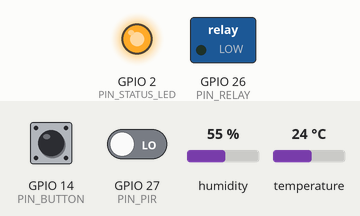
Simulated run of this sketch. Board: ESP32. On the bench: switched loads named in the sketch (green lamp = pin HIGH), output pins drawn as LEDs (lit = HIGH). Inputs (shaded band) come from the test bench; at power-on: GPIO 14 (PIN_BUTTON) HIGH, GPIO 27 (PIN_PIR) LOW, humidity 55 %, temperature 24 °C. WiFi joins after 1.5 s; servers stay silent unless stated; no MQTT or app messages arrive unless stated; what the sketch prints to the serial monitor is not drawn.

Above: at 3.2 s.
3.3 s: GPIO 14 (PIN_BUTTON) pulled LOW for 0.15 s
At 4.3 s:
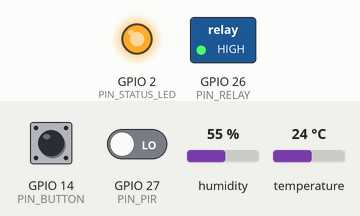
7.9 s: GPIO 14 (PIN_BUTTON) pulled LOW for 1 s
At 9.1 s:
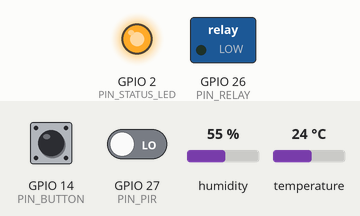
10.4 s: GPIO 14 (PIN_BUTTON) pulled LOW for 3.2 s
At 10.8 s:
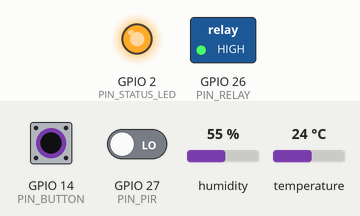
Timing chart, 0 to 13.4 s (numbered marks = the images above; inputs shaded):
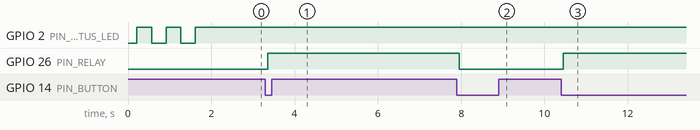

The sketch:

mqtt_home_automation.ino
```cpp
/**
 * ============================================================================
 * Proyek 04 : MQTT Home Automation Hub
 * Repo      : IoT_lab
 * Board     : ESP32 & ESP8266 (Otomatis mendeteksi arsitektur board)
 * Framework : Arduino IDE
 * ============================================================================
 * Fitur Utama:
 * 1. Arsitektur Publish-Subscribe menggunakan protokol MQTT (PubSubClient).
 * 2. Non-blocking Auto-Reconnect untuk Wi-Fi dan MQTT Broker.
 * 3. Last Will and Testament (LWT) pada topik `home/node01/status`
 *    ("online" / "offline" dengan flag Retained = true).
 * 4. Publikasi telemetri berkala (Suhu & Kelembapan DHT22, Sensor Gerak PIR,
 *    Status Relay, RSSI Wi-Fi, Uptime) dalam format JSON ke `home/node01/telemetry`.
 * 5. Deteksi gerakan instan (Event-Driven PIR) dan kontrol Relay jarak jauh
 *    melalui topik `home/node01/relay/set` (mendukung payload "ON", "OFF",
 *    "TOGGLE", maupun objek JSON `{"state":"ON"}`).
 * 6. Dilengkapi tombol fisik lokal (Manual Override) yang otomatis
 *    menyinkronkan perubahan state ke topik `home/node01/relay/state`.
 *
 * Library yang dibutuhkan di Arduino IDE:
 * - PubSubClient (oleh Nick O'Leary)
 * - DHT sensor library (oleh Adafruit) + Adafruit Unified Sensor
 * ============================================================================
 */

#include <Arduino.h>

#if defined(ESP32)
  #include <WiFi.h>
  #define BOARD_NAME "ESP32"
#elif defined(ESP8266)
  #include <ESP8266WiFi.h>
  #define BOARD_NAME "ESP8266"
#else
  #error "Board tidak didukung! Pilih board ESP32 atau ESP8266 di Arduino IDE."
#endif

#include <PubSubClient.h>
#include <DHT.h>

// Gunakan secrets.h jika tersedia, atau fallback ke konfigurasi simulasi Wokwi
#if __has_include("secrets.h")
  #include "secrets.h"
#else
  #define WIFI_SSID     "Wokwi-GUEST"
  #define WIFI_PASSWORD ""
  #define MQTT_BROKER   "broker.emqx.io"
  #define MQTT_PORT     1883
  #define MQTT_USER     ""
  #define MQTT_PASSWORD ""
  #define NODE_ID       "node01"
#endif

// ============================================================================
// Konfigurasi Pin Hardware (Otomatis menyesuaikan ESP32 vs ESP8266)
// ============================================================================
#if defined(ESP32)
  const int PIN_DHT        = 4;   // GPIO4  - Data Sensor DHT22
  const int PIN_PIR        = 27;  // GPIO27 - Output Sensor Gerak PIR HC-SR501
  const int PIN_RELAY      = 26;  // GPIO26 - Kontrol Modul Relay
  const int PIN_BUTTON     = 14;  // GPIO14 - Push Button Fisik (INPUT_PULLUP)
  const int PIN_STATUS_LED = 2;   // GPIO2  - Indikator LED Onboard ESP32
#elif defined(ESP8266)
  const int PIN_DHT        = 2;   // D4 (GPIO2)  - Data Sensor DHT22
  const int PIN_PIR        = 12;  // D6 (GPIO12) - Output Sensor Gerak PIR
  const int PIN_RELAY      = 5;   // D1 (GPIO5)  - Kontrol Modul Relay
  const int PIN_BUTTON     = 14;  // D5 (GPIO14) - Push Button Fisik (INPUT_PULLUP)
  const int PIN_STATUS_LED = LED_BUILTIN;
#endif

#define DHT_TYPE DHT22

// Ubah ke `true` jika modul relay fisik bersifat Active-LOW.
// Untuk simulasi Wokwi atau modul relay Active-HIGH, gunakan `false`.
const bool RELAY_ACTIVE_LOW = false;

// ============================================================================
// Topik MQTT (Mengikuti konvensi hierarki `home/<node_id>/...`)
// ============================================================================
const char* TOPIC_STATUS      = "home/" NODE_ID "/status";      // LWT: "online" / "offline"
const char* TOPIC_TELEMETRY   = "home/" NODE_ID "/telemetry";   // JSON Telemetri Berkala
const char* TOPIC_RELAY_SET   = "home/" NODE_ID "/relay/set";   // Subscribe Perintah Relay
const char* TOPIC_RELAY_STATE = "home/" NODE_ID "/relay/state"; // Publish State Relay ("ON"/"OFF")
const char* TOPIC_MOTION      = "home/" NODE_ID "/motion";      // Publish Event PIR ("DETECTED"/"CLEAR")

// ============================================================================
// Objek Global & Variabel State
// ============================================================================
WiFiClient espClient;
PubSubClient mqttClient(espClient);
DHT dht(PIN_DHT, DHT_TYPE);

bool relayState = false;
bool motionDetected = false;
bool lastMotionState = false;
float lastTempC = NAN;
float lastHumidity = NAN;

// Variabel Non-Blocking Timers
unsigned long lastTelemetryMs     = 0;
unsigned long lastMqttRetryMs     = 0;
unsigned long lastWifiCheckMs     = 0;
unsigned long lastDebounceMs      = 0;

const unsigned long TELEMETRY_INTERVAL_MS  = 5000; // Kirim telemetri setiap 5 detik
const unsigned long MQTT_RETRY_INTERVAL_MS = 5000; // Coba reconnect MQTT setiap 5 detik
const unsigned long WIFI_CHECK_INTERVAL_MS = 5000; // Cek status Wi-Fi setiap 5 detik
const unsigned long DEBOUNCE_DELAY_MS      = 50;

bool lastBtnReading = HIGH;
String mqttClientId;

// ============================================================================
// Deklarasi Fungsi
// ============================================================================
void applyRelayOutput(bool state);
void setRelayState(bool newState, const char* triggerSource);
void publishRelayState();
void publishTelemetry();
void mqttCallback(char* topic, byte* payload, unsigned int length);

// ============================================================================
// Kontrol Hardware Relay & Publikasi State
// ============================================================================
void applyRelayOutput(bool state) {
  if (RELAY_ACTIVE_LOW) {
    digitalWrite(PIN_RELAY, state ? LOW : HIGH);
  } else {
    digitalWrite(PIN_RELAY, state ? HIGH : LOW);
  }
}

void publishRelayState() {
  if (mqttClient.connected()) {
    const char* payload = relayState ? "ON" : "OFF";
    // Publikasikan dengan flag retained = true agar dashboard yang baru buka tahu status terakhir
    mqttClient.publish(TOPIC_RELAY_STATE, payload, true);
  }
}

void setRelayState(bool newState, const char* triggerSource) {
  relayState = newState;
  applyRelayOutput(relayState);
  Serial.printf("[RELAY] State -> %s (Sumber: %s)\n",
                relayState ? "ON" : "OFF", triggerSource);
  publishRelayState();
}

// ============================================================================
// Callback Pesan Masuk MQTT (Subscribe Handler)
// ============================================================================
void mqttCallback(char* topic, byte* payload, unsigned int length) {
  String message = "";
  message.reserve(length + 1);
  for (unsigned int i = 0; i < length; i++) {
    message += (char)payload[i];
  }
  message.trim();

  Serial.printf("[MQTT RX] Topik: %s | Payload: %s\n", topic, message.c_str());

  if (String(topic) == TOPIC_RELAY_SET) {
    String upperMsg = message;
    upperMsg.toUpperCase();

    // Mendukung perintah plain string ("ON", "OFF", "TOGGLE", "1", "0")
    // maupun payload JSON (contoh: {"state":"ON"} atau {"relay":true})
    if (upperMsg == "ON" || upperMsg == "1" || upperMsg == "TRUE" ||
        upperMsg.indexOf("\"STATE\":\"ON\"") >= 0 ||
        upperMsg.indexOf("\"STATE\": \"ON\"") >= 0 ||
        upperMsg.indexOf("\"RELAY\":TRUE") >= 0 ||
        upperMsg.indexOf("\"RELAY\": TRUE") >= 0) {
      setRelayState(true, "MQTT");
    } else if (upperMsg == "OFF" || upperMsg == "0" || upperMsg == "FALSE" ||
               upperMsg.indexOf("\"STATE\":\"OFF\"") >= 0 ||
               upperMsg.indexOf("\"STATE\": \"OFF\"") >= 0 ||
               upperMsg.indexOf("\"RELAY\":FALSE") >= 0 ||
               upperMsg.indexOf("\"RELAY\": FALSE") >= 0) {
      setRelayState(false, "MQTT");
    } else if (upperMsg == "TOGGLE" ||
               upperMsg.indexOf("\"STATE\":\"TOGGLE\"") >= 0 ||
               upperMsg.indexOf("\"STATE\": \"TOGGLE\"") >= 0) {
      setRelayState(!relayState, "MQTT-TOGGLE");
    } else {
      Serial.println("[MQTT RX] Perintah tidak dikenali. Gunakan ON, OFF, TOGGLE, atau JSON {\"state\":\"ON\"}.");
    }
  }
}

// ============================================================================
// Pembacaan Sensor & Publikasi Telemetri JSON
// ============================================================================
void readSensors() {
  float t = dht.readTemperature();
  float h = dht.readHumidity();

  if (!isnan(t) && !isnan(h)) {
    lastTempC = t;
    lastHumidity = h;
  } else {
    Serial.println("[SENSOR] Peringatan: Gagal membaca sensor DHT22!");
  }
}

void publishTelemetry() {
  readSensors();

  char jsonBuffer[320];
  char tempStr[12];
  char humStr[12];

  if (isnan(lastTempC)) {
    snprintf(tempStr, sizeof(tempStr), "null");
  } else {
    snprintf(tempStr, sizeof(tempStr), "%.1f", lastTempC);
  }

  if (isnan(lastHumidity)) {
    snprintf(humStr, sizeof(humStr), "null");
  } else {
    snprintf(humStr, sizeof(humStr), "%.1f", lastHumidity);
  }

  snprintf(
    jsonBuffer,
    sizeof(jsonBuffer),
    "{\"node\":\"%s\",\"board\":\"%s\",\"temperature\":%s,\"humidity\":%s,"
    "\"motion\":%s,\"relay\":\"%s\",\"rssi\":%d,\"uptime\":%lu,\"heap\":%u}",
    NODE_ID,
    BOARD_NAME,
    tempStr,
    humStr,
    motionDetected ? "true" : "false",
    relayState ? "ON" : "OFF",
    WiFi.RSSI(),
    millis() / 1000UL,
    ESP.getFreeHeap()
  );

  if (mqttClient.connected()) {
    bool ok = mqttClient.publish(TOPIC_TELEMETRY, jsonBuffer, false);
    Serial.printf("[MQTT TX] %s -> %s (%s)\n",
                  TOPIC_TELEMETRY, jsonBuffer, ok ? "OK" : "FAILED");
  } else {
    Serial.printf("[LOCAL] Telemetri (MQTT Offline): %s\n", jsonBuffer);
  }
}

// ============================================================================
// Pemantauan Sensor Gerak PIR & Tombol Fisik
// ============================================================================
void checkMotionSensor() {
  motionDetected = (digitalRead(PIN_PIR) == HIGH);
  if (motionDetected != lastMotionState) {
    lastMotionState = motionDetected;
    const char* motionPayload = motionDetected ? "DETECTED" : "CLEAR";
    Serial.printf("[PIR] Status Gerakan berubah -> %s\n", motionPayload);

    if (mqttClient.connected()) {
      mqttClient.publish(TOPIC_MOTION, motionPayload, true);
    }
    // Segera kirim update telemetri saat status gerakan berubah
    publishTelemetry();
  }
}

void checkPhysicalButton() {
  int reading = digitalRead(PIN_BUTTON);
  if (reading != lastBtnReading) {
    lastDebounceMs = millis();
  }
  if ((millis() - lastDebounceMs) > DEBOUNCE_DELAY_MS) {
    static bool stableBtn = HIGH;
    if (reading != stableBtn) {
      stableBtn = reading;
      if (stableBtn == LOW) {
        setRelayState(!relayState, "Tombol Fisik");
        publishTelemetry();
      }
    }
  }
  lastBtnReading = reading;
}

// ============================================================================
// Manajemen Koneksi Wi-Fi & MQTT (Non-Blocking Reconnect)
// ============================================================================
void ensureWifiConnected() {
  if (WiFi.status() == WL_CONNECTED) {
    return;
  }

  unsigned long now = millis();
  if (now - lastWifiCheckMs >= WIFI_CHECK_INTERVAL_MS) {
    lastWifiCheckMs = now;
    Serial.printf("[WIFI] Koneksi terputus! Mencoba menghubungkan ulang ke %s...\n", WIFI_SSID);
    WiFi.disconnect();
    WiFi.begin(WIFI_SSID, WIFI_PASSWORD);
  }
}

void ensureMqttConnected() {
  if (WiFi.status() != WL_CONNECTED || mqttClient.connected()) {
    return;
  }

  unsigned long now = millis();
  if (now - lastMqttRetryMs < MQTT_RETRY_INTERVAL_MS) {
    return;
  }
  lastMqttRetryMs = now;

  Serial.printf("[MQTT] Menghubungkan ke broker %s:%d sebagai %s...\n",
                MQTT_BROKER, MQTT_PORT, mqttClientId.c_str());

  // Koneksi dengan Last Will and Testament (LWT):
  // Jika perangkat kehilangan daya atau koneksi terputus tiba-tiba,
  // broker otomatis mempublikasikan "offline" (retained) ke TOPIC_STATUS.
  bool connected = false;
  if (strlen(MQTT_USER) > 0) {
    connected = mqttClient.connect(
      mqttClientId.c_str(),
      MQTT_USER,
      MQTT_PASSWORD,
      TOPIC_STATUS,
      1,            // QoS 1 untuk LWT
      true,         // Retained = true
      "offline"     // Payload LWT
    );
  } else {
    connected = mqttClient.connect(
      mqttClientId.c_str(),
      TOPIC_STATUS,
      1,            // QoS 1 untuk LWT
      true,         // Retained = true
      "offline"     // Payload LWT
    );
  }

  if (connected) {
    digitalWrite(PIN_STATUS_LED, HIGH);
    Serial.println("[MQTT] Berhasil terhubung ke Broker!");

    // 1. Publikasikan status "online" (retained) untuk menimpa pesan LWT
    mqttClient.publish(TOPIC_STATUS, "online", true);

    // 2. Subscribe ke topik perintah kontrol relay
    mqttClient.subscribe(TOPIC_RELAY_SET);
    Serial.printf("[MQTT] Subscribed ke topik: %s\n", TOPIC_RELAY_SET);

    // 3. Sinkronkan state relay & telemetri awal
    publishRelayState();
    publishTelemetry();
  } else {
    digitalWrite(PIN_STATUS_LED, LOW);
    Serial.printf("[MQTT] Gagal terhubung (rc=%d). Coba lagi dalam 5 detik.\n",
                  mqttClient.state());
  }
}

// ============================================================================
// Setup & Loop Utama
// ============================================================================
void setup() {
  Serial.begin(115200);
  delay(200);

  Serial.println("\n==================================================");
  Serial.println("  IoT Lab - 04 MQTT Home Automation Hub");
  Serial.printf("  Node ID : %s | Target Board : %s\n", NODE_ID, BOARD_NAME);
  Serial.println("==================================================");

  // Konfigurasi Pin I/O
  pinMode(PIN_RELAY, OUTPUT);
  pinMode(PIN_STATUS_LED, OUTPUT);
  pinMode(PIN_PIR, INPUT);
  pinMode(PIN_BUTTON, INPUT_PULLUP);

  applyRelayOutput(false);
  dht.begin();

  // Buat Client ID unik berdasarkan MAC Address agar tidak bentrok di broker publik
  uint32_t chipId = 0;
  #if defined(ESP32)
    chipId = (uint32_t)(ESP.getEfuseMac() >> 24);
  #elif defined(ESP8266)
    chipId = ESP.getChipId();
  #endif
  mqttClientId = String("iotlab-") + NODE_ID + "-" + String(chipId, HEX);

  // Inisialisasi Wi-Fi
  WiFi.mode(WIFI_STA);
  WiFi.begin(WIFI_SSID, WIFI_PASSWORD);
  Serial.printf("[WIFI] Menghubungkan ke SSID: %s ", WIFI_SSID);

  unsigned long startAttempt = millis();
  while (WiFi.status() != WL_CONNECTED && (millis() - startAttempt) < 10000) {
    digitalWrite(PIN_STATUS_LED, !digitalRead(PIN_STATUS_LED));
    delay(350);
    Serial.print(".");
  }

  if (WiFi.status() == WL_CONNECTED) {
    Serial.println("\n[WIFI] Terhubung!");
    Serial.print("[WIFI] Alamat IP : ");
    Serial.println(WiFi.localIP());
    Serial.printf("[WIFI] Sinyal    : %d dBm\n", WiFi.RSSI());
  } else {
    Serial.println("\n[WIFI] Belum terhubung, sistem tetap berjalan dan akan auto-reconnect di background.");
  }

  // Konfigurasi MQTT Client
  mqttClient.setServer(MQTT_BROKER, MQTT_PORT);
  mqttClient.setCallback(mqttCallback);
  mqttClient.setBufferSize(512); // Pastikan cukup untuk payload JSON telemetri

  // Langsung coba koneksi MQTT pertama kali jika Wi-Fi sudah siap
  lastMqttRetryMs = millis() - MQTT_RETRY_INTERVAL_MS;
  ensureMqttConnected();
}

void loop() {
  // 1. Cek tombol fisik & sensor PIR secara responsif tanpa terblokir jaringan
  checkPhysicalButton();
  checkMotionSensor();

  // 2. Pastikan Wi-Fi dan MQTT tetap terhubung (Non-blocking)
  ensureWifiConnected();
  ensureMqttConnected();

  // 3. Proses antrean paket MQTT
  if (mqttClient.connected()) {
    mqttClient.loop();
  }

  // 4. Publikasi telemetri berkala
  unsigned long now = millis();
  if (now - lastTelemetryMs >= TELEMETRY_INTERVAL_MS) {
    lastTelemetryMs = now;
    publishTelemetry();
  }
}
```

secrets.example.h
```cpp
#ifndef SECRETS_H
#define SECRETS_H

// Salin file ini menjadi "secrets.h" di folder yang sama,
// lalu sesuaikan dengan kredensial Wi-Fi dan MQTT Broker kamu.
// (Untuk simulasi Wokwi, biarkan atau gunakan SSID: "Wokwi-GUEST" dan broker publik)

#define WIFI_SSID     "GANTI_DENGAN_SSID_WIFI"
#define WIFI_PASSWORD "GANTI_DENGAN_PASSWORD_WIFI"

// Konfigurasi MQTT Broker
// Gunakan IP lokal (misal "192.168.1.100") untuk Mosquitto lokal / Home Assistant,
// atau gunakan broker publik gratis seperti "broker.emqx.io" / "test.mosquitto.org" untuk uji coba.
#define MQTT_BROKER   "broker.emqx.io"
#define MQTT_PORT     1883
#define MQTT_USER     ""
#define MQTT_PASSWORD ""

// Identitas Node MQTT (Ubah jika memiliki beberapa node di rumah, misal: "node02")
#define NODE_ID       "node01"

#endif // SECRETS_H
```

Measured:
- after the input at 3.3 s, GPIO 26 (PIN_RELAY): LOW → HIGH after 0.05 s
- after the input at 7.9 s, GPIO 26 (PIN_RELAY): HIGH → LOW after 0.05 s
- after the input at 10.4 s, GPIO 26 (PIN_RELAY): LOW → HIGH after 0.05 s
